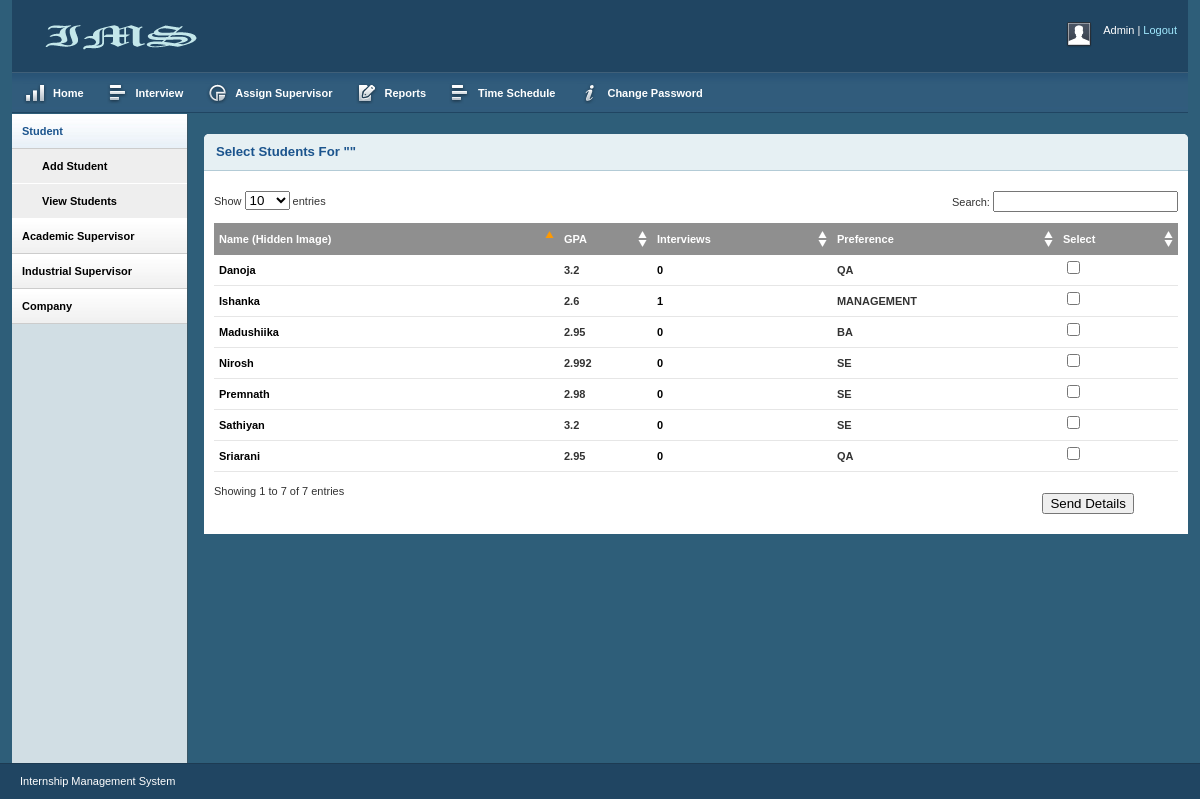
Page /Internshipmanagementship/sendstudentdetails.php (signed in) on the committed database.
### tables this page shows
CREATE TABLE IF NOT EXISTS `student` (
  `im_no` varchar(15) NOT NULL,
  `fname` varchar(25) NOT NULL,
  `lname` varchar(25) NOT NULL,
  `gender` int(11) NOT NULL,
  `email` varchar(50) NOT NULL,
  `phone` int(11) NOT NULL,
  `dateofbirth` date DEFAULT NULL,
  `gpa` double DEFAULT NULL,
  `preference` int(11) DEFAULT NULL,
  `cv` varchar(30) DEFAULT NULL,
  `nic` varchar(12) DEFAULT NULL,
  `image` varchar(50) DEFAULT NULL,
  `interview` int(11) DEFAULT '0',
  `selection` int(11) DEFAULT '0',
  PRIMARY KEY (`im_no`)
);

### Internshipmanagementship/sendstudentdetails.php (the view, shortened to what this page needs)
<?php
$company=$_POST['com'];
$sql_lsd="SELECT * FROM company WHERE id='".$company."'";
			  $result_lsd=mysql_query($sql_lsd);
			  $row_lsd=mysql_fetch_assoc($result_lsd);
			  $name =$row_lsd['name'];
?>
<!DOCTYPE html PUBLIC "-//W3C//DTD XHTML 1.0 Strict//EN" "http://www.w3.org/TR/xhtml1/DTD/xhtml1-strict.dtd">
<html xmlns="http://www.w3.org/1999/xhtml">
<head>
    <link rel="stylesheet" type="text/css" href="css/reset.css" media="screen" />
    <link rel="stylesheet" type="text/css" href="css/text.css" media="screen" />
    <link rel="stylesheet" type="text/css" href="css/grid.css" media="screen" />
    <link rel="stylesheet" type="text/css" href="css/layout.css" media="screen" />
    <link rel="stylesheet" type="text/css" href="css/nav.css" media="screen" />
    <link href="css/table/demo_page.css" rel="stylesheet" type="text/css" />
</head>
<body>
    <div class="container_12">
        <div class="grid_12 header-repeat">
            <div id="branding">
                <div class="floatleft">
                    <img src="image/logoH.png"  alt="Logo" /></div>
                <div class="floatright">
                    <div class="floatleft">
                        <img src="img/img-profile.jpg" alt="Profile Pic" /></div>
                    <div class="floatleft marginleft10">
                        <ul class="inline-ul floatleft">
                            <li>Admin</li>
                            <li><a href="logout.php">Logout</a></li>
                        </ul>
                        <br />
                    </div>
                </div>
            </div>
        </div>
          <div class="grid_12">
            <ul class="nav main">
                <li class="ic-dashboard"><a href="AdminIndex.php"><span>Home</span></a> </li>
                <li class="ic-grid-tables"><a href="javascript:"><span>Interview</span></a>
                </li>
                <li class="ic-charts"><a href="#"><span>Assign Supervisor</span></a>
                </li>
                <li class="ic-form-style"><a href="#"><span>Reports</span></a>
                <li class="ic-grid-tables"><a href="Adminpassword.php"><span> Time Schedule</span></a>        </li>
                 <li class="ic-notifications"><a href="Adminchangepassword.php"><span> Change Password</span></a>  </li>
                </li>
            </ul>
        </div>
        <div class="grid_2">
            <div class="box sidemenu">
                <div class="block" id="section-menu">
                     <ul class="section menu">
                        <li><a class="menuitem">Student</a>
                            <ul class="submenu">
                                <li><a href="AdminAddStudent.php">Add Student</a> </li>
                                <li><a href="viewstudentadmin.php">View Students </a> </li>
                            </ul>
                        </li>
                        <li><a class="menuitem">Academic Supervisor</a>
                        </li>
                        <li><a class="menuitem">Industrial Supervisor</a>
                        </li>
                       <li><a class="menuitem">Company</a>
                      </li>
                    </ul>
                </div>
            </div>
        </div>
        <div class="grid_10">
            <div class="box round first grid">
                <h2> Select Students For "<?php echo $name;?>"</h2>
                <div class="block">
                    <form action="selectingstudent.php" name="stu" method="post">
                    <table class="data display datatable" id="example">
					<thead>
						<tr>
							<th>Name (Hidden Image)</th>
							<th>GPA</th>
							<th>Interviews</th>
							<th>Preference</th>
							<th>Select</th>
						</tr>
					</thead>
					<tbody>
						<?php
	 $query=mysql_query("select * from student WHERE selection=0 ORDER BY  interview DESC ")or die(mysql_error());
		$x=0;
	 while($row=mysql_fetch_array($query)){
		 $id=$row['im_no'];
		  $image=$row['image'];
		   $gpa=$row['gpa'];
		    $pre=$row['preference'];
			 $fname=$row['fname'];
			  $interview=$row['interview'];
					echo'<tr class="even gradeC">
							<td> <div id="popup"><a href="example.jpg" rel="lightbox" title="'.$fname.'"><span><img src="'.$image.'" style="width:120px; height:150px;" alt="Little Egret"></span>'.$fname.'</a></div></td>
							<td><h6>'.$gpa.'</h6></td>
							<td><h6><div id="popup1"><a><span>';
	echo '<table width="100%"><tr><td>Company</td><td>Date</td></tr><tr><td>-------</td><td>-----</td></tr>';
							echo '</table></span>'.$interview.'</a></h6></div></td>
							<td class="center"><h6>';
							if($pre==1){
								echo 'SE';
								}
								else if($pre==2){
								echo 'Management';
								}else if($pre==3){
								echo 'QA';
								}else  {
									echo 'BA';
									}
							echo '</h6></td>
							<td class="center"><input type="checkbox" value="'.$id.'" name="student[]" onclick="t('.$x.')" /></td>
						</tr>';
						$x++;
						 }
						?>
		<div class="rowElem" style=" float:right;"><input type="submit" value="Send Details" /></div>
    <div id="site_info">
        <p>
             <a href="#"></a> Internship Management System
        </p>
    </div>
</body>
</html>

### Internshipmanagementship/css/grid.css (style rules this page uses)
.container_12, .container_16 { width: 100%; }
.grid_1, .grid_2, .grid_3, .grid_4, .grid_5, .grid_6, .grid_7, .grid_8, .grid_9, .grid_10, .grid_11, .grid_12, .grid_13, .grid_14, .grid_15, .grid_16 { display: inline; float: left; margin-left: 1%; margin-right: 1%; }
.container_12 .grid_12, .container_16 .grid_16 { width: 98%; }
.container_12 .grid_2 { width: 14.666%; }
.container_12 .grid_10 { width: 81.333%; }

### Internshipmanagementship/css/layout.css (style rules this page uses)
body { background: #fff; color: #333; font-size: 11px; padding: 0 0 0px; }
.floatleft { float:left; }
.floatright { float:right; }
.inline-ul li { display:inline; color:#fff; }
.marginleft10 { margin-left:10px; }
a { color: #000; font-weight:bold; text-decoration: none; }
.container_12, .container_16 { background:#2E5E79; }
h1, h2, h3, h4, h5, h6 { line-height:1.2em; margin-bottom:.3em; }
h2 { margin-top:1em; }
h6 { font-size:1em; text-transform:uppercase; }
#branding { font-weight:normal; text-align:left; padding:2em 1em 1.6em 1em; margin-bottom:0; }
.header-repeat { background:url(../img/header-repeat.jpg) repeat-x; }
#branding a { color:#A1EAFF; font-weight:normal; }
#branding a:before { content:" | "; color:#fff; }
#branding ul, #branding ul li { margin:0px; padding:0px; }
#branding li { padding:0px 0px 0px 0px !important; }
.box { background:#fff; margin-bottom:20px; padding:10px 10px 10px 10px; margin-left:-8px; }
.box.grid { padding-bottom:40px; }
.box.round { -moz-border-radius: 5px 5px 0px 0px; -webkit-border-radius: 5px 5px 0px 0px; border-radius: 5px 5px 0px 0px; }
.box h2 { font-size:1.2em; font-weight:bold; color:#1B548D; background:#E6F0F3; margin:-10px -10px 0 -10px; padding:10px 12px; border-bottom:1px solid #B3CBD6; -moz-border-radius: 5px 5px 0px 0px; -webkit-border-radius: 5px 5px 0px 0px; border-radius: 5px 5px 0px 0px; }
.box.first { margin-top:20px; }
.block { padding-top:20px; }
.box.sidemenu { background-color:#D1DEE4; border-right:1px solid #3A5665; padding:0px; margin:0px; cursor:pointer; }
.box.sidemenu .block { padding-top:0px; margin-top:0px; }
p { margin-bottom:1em; }
ul, ol { padding-top:0; }
ul.menu { list-style:none; border-top:1px solid #bbb; }
ul.menu li { margin:0; }
ul.menu li a { display:block; padding:4px 10px; border-bottom:1px solid #ccc; }
ul.menu ul { list-style:none; margin:0; }
ul.menu ul li a { padding-left:30px; }
ul.section { border-top:0; margin-bottom:0; }
ul.section li a { background:url(../img/sidemenu-repeat.jpg) repeat-x; line-height:26px; }
ul.section li li a { background:#ddd; border-bottom:1px solid #eee; }
ul.section ul li { text-transform:none; }
ul.section ul.current li a { background:#eee; border-bottom:1px solid #fff; }
ul.section li a.current { color:#1B548D; background:url(../img/sidemenu-repeat-hover.jpg) repeat-x; }
#site_info { color:#fff; background:#204562; border-top:1px solid #1d3b53; padding-left:20px; }
#site_info p { line-height:35px; margin-bottom:0px; }
.block { padding-bottom:1px; }
table.display { margin: 0 auto; clear: both; width: 100%; }
.sorting_asc { background: #8f8f8f url(../img/table/sort_asc.png) no-repeat center right; padding:8px 5px; text-align:left; color:#fff; }
.sorting { background:#8f8f8f url(../img/table/sort_both.png) no-repeat center right; padding:8px 5px; text-align:left; color:#fff; }
tr.odd { height: 30px; line-height: 30px; border-bottom:1px solid #e6e6e6; }
tr.even { height: 30px; line-height: 30px; border-bottom:1px solid #e6e6e6; }
tr.odd td, tr.even td { padding-left:5px; }

### rows in the picture
student: fname "Ishanka", gpa "2.6", interview "1", preference "MANAGEMENT"
student: fname "Premnath", gpa "2.98", interview "0", preference "SE"
student: fname "Sathiyan", gpa "3.2", interview "0", preference "SE"
student: fname "Nirosh", gpa "2.992", interview "0", preference "SE"
student: fname "Madushiika", gpa "2.95", interview "0", preference "BA"
student: fname "Sriarani", gpa "2.95", interview "0", preference "QA"
student: fname "Danoja", gpa "3.2", interview "0", preference "QA"
